Frame 1 (no input): blank canvas, image omitted
Frame 60 (no input): blank canvas, image omitted
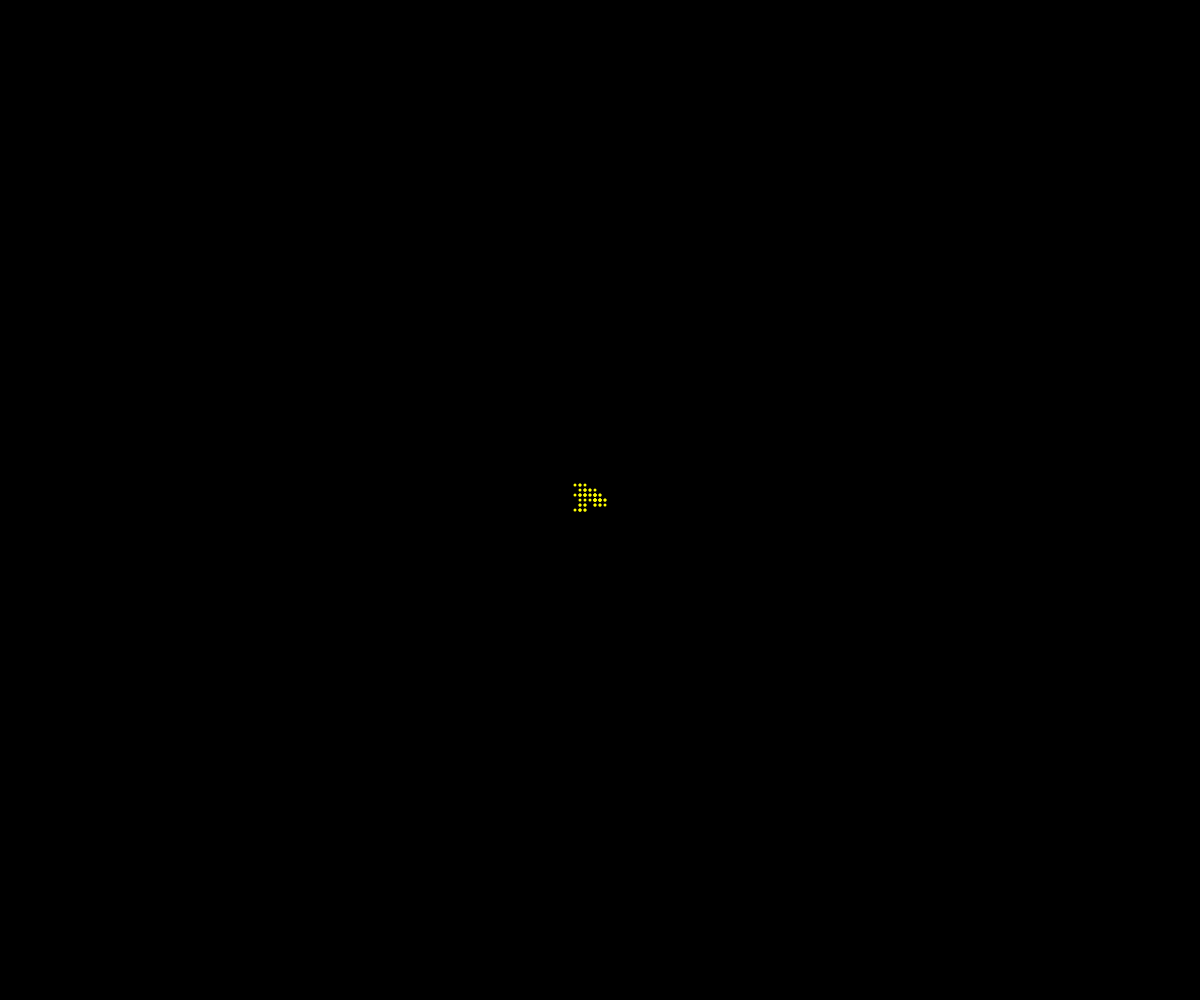
Frame 120 (the mouse pressed at the canvas centre since frame 60)

The p5.js sketch whose frames 1 and 60 were blank and that drew this single picture after the mouse press (run headless with seeded random() and noise() and a simulated clock; from frame 60 on, the mouse is pressed at the canvas centre):

// p5.js sketch
// ── sketch.js
// OOP Walker

let theWalkers = [];
let colorOptions = ["red", "green", "blue", "yellow", "white"];

function setup() {
  createCanvas(windowWidth, windowHeight);
  background("black");
}

function draw() {
  for (let i=0; i<theWalkers.length; i++) {
    theWalkers[i].move();
    theWalkers[i].display();
  }
}

function mousePressed() {
  let someWalker = new Walker(mouseX, mouseY, random(colorOptions));
  theWalkers.push(someWalker);
}

class Walker {
  constructor(x, y, theColor) {
    this.x = x;
    this.y = y;
    this.color = theColor;
    this.speed = 5;
  }

  display() {
    noStroke();
    fill(this.color);
    ellipse(this.x, this.y, 3, 3);
  }

  move() {
    let choice = random(100);
    if (choice < 25) {
      this.x += this.speed;
    }
    else if (choice < 50) {
      this.x -= this.speed;
    }
    else if (choice < 75) {
      this.y += this.speed;
    }
    else {
      this.y -= this.speed;
    }
  }
}
